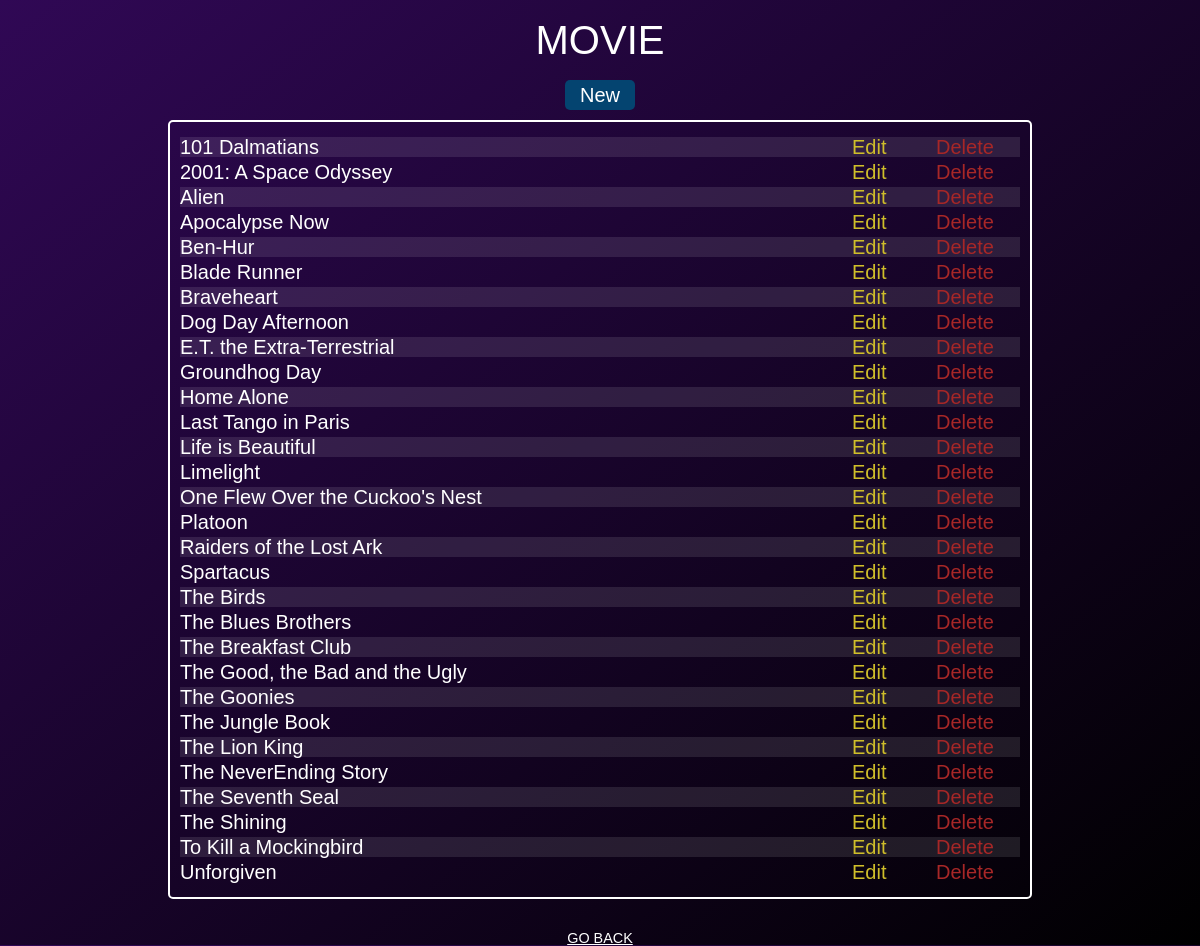
Screenshot of /admin/list_all.php?tbl=movie&order=title (signed in) with the database file from the repository.
### tables this page shows
CREATE TABLE `movie` (
  `id` tinyint(3) unsigned NOT NULL AUTO_INCREMENT,
  `title` varchar(200) NOT NULL,
  `year` smallint(3) unsigned DEFAULT NULL,
  `runtime` smallint(3) unsigned DEFAULT NULL,
  `storyline` text DEFAULT NULL,
  `rating` tinyint(4) DEFAULT NULL,
  `review` varchar(10) DEFAULT NULL,
  `cover` varchar(200) DEFAULT 'default.jpg',
  `trailer` varchar(200) DEFAULT NULL,
  `kids` tinyint(4) NOT NULL DEFAULT 0,
  PRIMARY KEY (`id`)
);

### admin/phpscripts/read.php (called while the page is built, shortened)
<?php
	function getAll($tbl, $order) {
		include('connect.php');
		$queryAll = "SELECT * FROM {$tbl} ORDER BY {$order}";
		$runAll = mysqli_query($link, $queryAll);
		if($runAll){
			return $runAll;
		}else{
			$error = "There was a problem accessing this information.";
			return $error;
		}
	}
?>

### admin/list_all.php (the view, shortened to what this page needs)
<?php
  $tbl = $_GET['tbl'];
  $order = $_GET['order'];
  $col = "id";
  $list = getAll($tbl, $order);
 ?>
<!DOCTYPE html>
<html lang="en">
<head>
  <link rel="stylesheet" href="css/main.css">
</head>
<body>
  <h1 class="list-title"><?php echo $tbl; ?></h1>
  <section class="list-rows">
    <a class="list-new" href="admin_add_<?php echo $tbl; ?>.php">New</a>
    <ol>
      <?php
        while($row = mysqli_fetch_array($list)) {
          if($tbl === "movie") {
            echo "<li><p>{$row['title']}</p><a class=\"list-edit\" href=\"edit_all.php?tbl={$tbl}&id={$row['id']}\">Edit</a><a class=\"list-delete\" href=\"phpscripts/caller.php?caller_id=deleteRow&tbl={$tbl}&col=$col&id={$row['id']}\">Delete</a></li>";
          }
        }
       ?>
     </ol>
   </section>
   <a class="back-index" href="admin_index.php">Go Back</a>
</body>
</html>

### admin/css/main.css (style rules this page uses)
html, body, div, span, applet, object, iframe, h1, h2, h3, h4, h5, h6, p, blockquote, pre, a, abbr, acronym, address, big, cite, code, del, dfn, em, img, ins, kbd, q, s, samp, small, strike, strong, sub, sup, tt, var, b, u, i, center, dl, dt, dd, ol, ul, li, fieldset, form, label, legend, table, caption, tbody, tfoot, thead, tr, th, td, article, aside, canvas, details, embed, figure, figcaption, footer, header, hgroup, menu, nav, output, ruby, section, summary, time, mark, audio, video { margin: 0; padding: 0; border: 0; font-size: 100%; font: inherit; vertical-align: baseline; }
article, aside, details, figcaption, figure, footer, header, hgroup, menu, nav, section { display: block; }
body { line-height: 1; }
ol, ul { list-style: none; }
body { font-family: "Helvetica", Arial, sans-serif; font-size: 1.25rem; color: #ffffff; background: #300855; background: linear-gradient(to bottom right, #300855, #000000); height: auto; min-height: 100vh; }
.back-index { display: block; text-align: center; font-size: 0.9rem; text-decoration: underline; text-transform: uppercase; color: #ffffff; margin-top: 2rem; }
.list-title { text-transform: uppercase; text-align: center; font-size: 40px; margin: 20px 0; }
.list-rows { margin: 20px 0; text-align: center; }
.list-rows .list-new { display: inline-block; text-decoration: none; background-color: #044470; padding: 5px 15px; color: #ffffff; border-radius: 5px; margin-bottom: 10px; }
.list-rows ol { text-align: left; width: 70%; margin: 0 auto; border: 2px solid #ffffff; border-radius: 5px; padding: 10px; list-style: decimal; list-style-type: decimal; list-style-position: outside; list-style-image: none; }
.list-rows ol li { display: grid; grid-template-columns: 80% 10% 10%; margin: 5px 0; background-color: rgba(255, 255, 255, 0.1); }
.list-rows ol li .list-edit { text-decoration: none; color: #cfbe2a; }
.list-rows ol li .list-delete { text-decoration: none; color: #a72727; }
.list-rows ol li:nth-of-type(even) { background-color: transparent; }

### rows the page displays
movie: title "101 Dalmatians"
movie: title "2001: A Space Odyssey"
movie: title "Alien"
movie: title "Apocalypse Now"
movie: title "Ben-Hur"
movie: title "Blade Runner"
movie: title "Braveheart"
movie: title "Dog Day Afternoon"
movie: title "E.T. the Extra-Terrestrial"
movie: title "Groundhog Day"
movie: title "Home Alone"
movie: title "Last Tango in Paris"
movie: title "Life is Beautiful"
movie: title "Limelight"
movie: title "One Flew Over the Cuckoo's Nest"
movie: title "Platoon"
movie: title "Raiders of the Lost Ark"
movie: title "Spartacus"
movie: title "The Birds"
movie: title "The Blues Brothers"
movie: title "The Breakfast Club"
movie: title "The Good, the Bad and the Ugly"
movie: title "The Goonies"
movie: title "The Jungle Book"
movie: title "The Lion King"
movie: title "The NeverEnding Story"
movie: title "The Seventh Seal"
movie: title "The Shining"
movie: title "To Kill a Mockingbird"
movie: title "Unforgiven"

### other values shown
$tbl "MOVIE"
